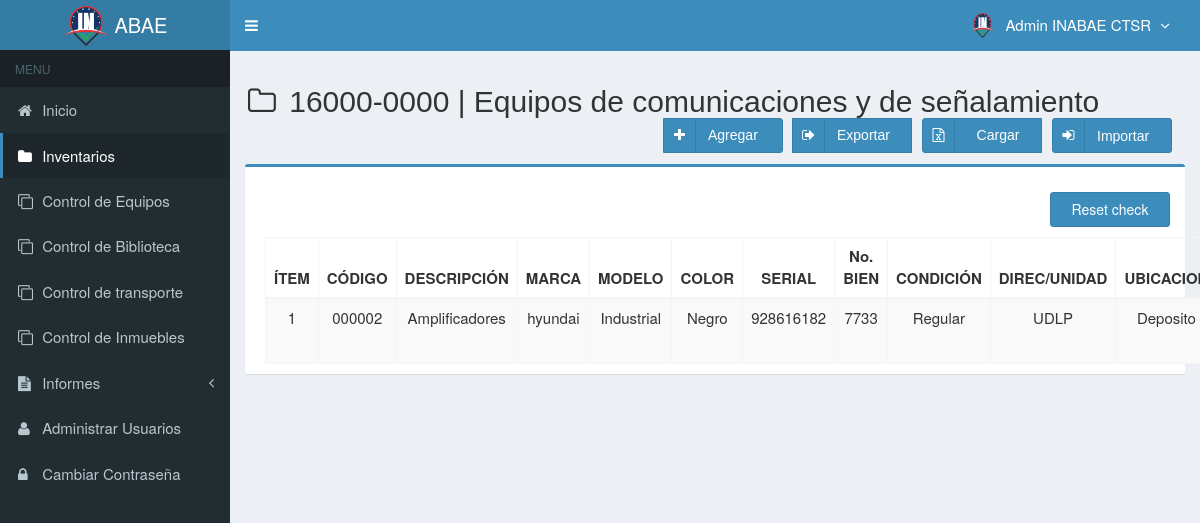
/main.php?module=inventario (signed in), run on the app's committed database.
### tables this page shows
CREATE TABLE `usuarios` (
  `id_user` int(3) NOT NULL,
  `username` varchar(50) NOT NULL,
  `name_user` varchar(50) NOT NULL,
  `cedula_user` int(20) NOT NULL,
  `password` varchar(50) NOT NULL,
  `email` varchar(50) DEFAULT NULL,
  `telefono` varchar(13) DEFAULT NULL,
  `foto` varchar(100) DEFAULT NULL,
  `permisos_acceso` varchar(30) NOT NULL,
  `status` enum('activo','bloqueado') NOT NULL DEFAULT 'activo',
  `created_at` timestamp NOT NULL DEFAULT CURRENT_TIMESTAMP,
  `updated_at` timestamp NOT NULL DEFAULT CURRENT_TIMESTAMP ON UPDATE CURRENT_TIMESTAMP,
  `sede` varchar(30) DEFAULT NULL
);

CREATE TABLE `inventario` (
  `categoria` varchar(300) NOT NULL,
  `codigo` varchar(10) NOT NULL,
  `serial` varchar(20) NOT NULL,
  `nombre` varchar(300) NOT NULL DEFAULT 'N/A',
  `marca` varchar(300) NOT NULL,
  `modelo` varchar(300) NOT NULL,
  `cantidad` int(10) NOT NULL DEFAULT '0',
  `clasificacion` varchar(300) NOT NULL DEFAULT 'N/A',
  `sede` varchar(300) NOT NULL,
  `pertenece` varchar(300) NOT NULL,
  `cedula` varchar(10) NOT NULL,
  `bienesN` varchar(20) NOT NULL,
  `color` varchar(10) NOT NULL,
  `descripcion` varchar(300) NOT NULL,
  `condicion` varchar(300) NOT NULL,
  `ubicacion` varchar(300) NOT NULL,
  `precio_compra` int(11) NOT NULL DEFAULT '0',
  `precio_venta` int(11) NOT NULL DEFAULT '0',
  `unidad` varchar(20) NOT NULL,
  `stock` int(11) NOT NULL DEFAULT '0',
  `estado` enum('chequeado','nochequeado') NOT NULL DEFAULT 'nochequeado',
  `created_user` int(3) NOT NULL,
  `created_date` timestamp NOT NULL DEFAULT CURRENT_TIMESTAMP,
  `updated_user` int(3) DEFAULT NULL,
  `updated_date` datetime NOT NULL DEFAULT CURRENT_TIMESTAMP,
  `tipo` varchar(300) DEFAULT NULL,
  `responsable` varchar(300) DEFAULT NULL,
  `uso` varchar(20) DEFAULT NULL,
  `detalles` varchar(300) NOT NULL DEFAULT 'N/A',
  `foto` varchar(100) DEFAULT NULL
);

### modules/inventario/view.php (the view, shortened to what this page needs)
<section class="content-header">
  <h2>
  <i class="fa fa-folder-o icon-title"></i> 16000-0000 | Equipos de comunicaciones y de señalamiento
    <form action="database/excel_to_mysql_comunicaciones.php" method="POST" enctype="multipart/form-data">
        <button class="btn btn-primary btn-social pull-right botones" name="archivoInput" data-toggle="tooltip"  onclick="return validarExt()">
          <i class="fa fa-sign-in"></i></i>Importar&nbsp;&nbsp;
        </button>
        <div class="btn-group pull-right" role="group" aria-label="Basic example">
          <a class="btn btn-primary btn-social pull-right botones" data-toggle="tooltip">
            <i class="fa fa-file-excel-o"></i>
            <div class="textoInput">
              Cargar
            </div>
          </a>
          <a class="btn btn-primary btn-social  pull-right botones" href="database\php_excel_comunicaciones.php" data-toggle="tooltip">
            <i class="fa fa-sign-out"></i></i>Exportar&nbsp;&nbsp;
          </a>
          <a class="btn btn-primary btn-social  pull-right botones" href="?module=form_inventario&form=add" data-toggle="tooltip">
            <i class="fa fa-plus"></i> Agregar&nbsp;&nbsp;
          </a>
        </div>
    </form>
  </h2>
</section>
<br/>
<section class="content">
  <div class="row">
    <div class="col-md-12">
      <div class="box box-primary">
        <div class="box-body">
          <table id="example" class="table table-bordered table-striped table-hover">
            <thead>
              <tr>
                <th class="center">ÍTEM</th>
                <th class="center">CÓDIGO</th>
                <th class="center">DESCRIPCIÓN</th>
                <th class="center">MARCA</th>
				        <th class="center">MODELO</th>
                <th class="center">COLOR</th>
                <th class="center">SERIAL</th>
                <th class="center">No. BIEN</th>
                <th class="center">CONDICIÓN</th>
                <th class="center">DIREC/UNIDAD</th>
                <th class="center">UBICACION</th>
              </tr>
            </thead>
            <tbody>
            <?php
            $no = 1;
            $query = mysqli_query($mysqli, "SELECT cedula_user,sede, id_user, name_user, foto, permisos_acceso FROM usuarios WHERE id_user='$_SESSION[id_user]'")
                                or die('error: '.mysqli_error($mysqli));
            $permiso = $_SESSION['permisos_acceso'];
            $sede = $_SESSION['sede'];
            if ($sede == 'CTSR' && $permiso == 'Super Admin') {
              $query = mysqli_query($mysqli, "SELECT * FROM inventario WHERE categoria= 'Comunicaciones' ORDER BY codigo DESC")
                or die('error: '.mysqli_error($mysqli));
            } else {
              $query = mysqli_query($mysqli, "SELECT * FROM inventario WHERE categoria= 'Comunicaciones' and sede LIKE '$sede' ORDER BY codigo DESC")
                                            or die('error: '.mysqli_error($mysqli));
            }
            while ($data = mysqli_fetch_assoc($query)) {
              echo "<tr>
                      <td width='50'  class='center'>$no</td>
                      <td width='100' class='center'>$data[codigo]</td>
                      <td width='100' class='center'>$data[descripcion]</td>
                      <td width='100' class='center'>$data[marca]</td>
                      <td width='100' class='center'>$data[modelo]</td>
                      <td width='100' class='center'>$data[color]</td>
                      <td width='100' class='center'>$data[serial]</td>
                      <td width='100' class='center'>$data[bienesN]</td>
                      <td width='100' class='center'>$data[condicion]</td>
                      <td width='100' class='center'>$data[unidad]</td>
                      <td width='100' class='center'>$data[ubicacion]</td>
                      <td width='100' class='center'>$data[responsable]</td>
                      <td width='100' class='center'>$data[cedula]</td>
                      <td width='100' class='center'>$data[sede]</td>
                      <td width='100' class='center'>$data[pertenece]</td>
                      <td width='130' class='center'  >
                    <div>
                    <a data-toggle='tooltip' data-placement='top' title='Modificar' style='margin-right:0.3px' class='btn btn-primary btn-xs' href='?module=form_inventario&form=edit&id=$data[codigo]'>
                        <i style='color:#fff' class='glyphicon glyphicon-edit'></i>
                    </a>";
            ?>
            <?php
              echo "    </div>
                      </td>
                    </tr>";
              $no++;
            }
            ?>
          <div class="row" style="height:35px;">
            <a class="btn btn-primary pull-right botones" id="reset" style="height:35px;">
              <i></i> Reset check
            </a>
          </div>
            </tbody>
          </table>
        </div>
      </div>
    </div>
  </div>
</section>

### top-menu.php (shortened to what this page needs)
<?php
require_once "config/database.php";
$query = mysqli_query($mysqli, "SELECT id_user, name_user, foto, permisos_acceso FROM usuarios WHERE id_user='$_SESSION[id_user]'")
                                or die('error: '.mysqli_error($mysqli));
$data = mysqli_fetch_assoc($query);
?>
<li class="dropdown user user-menu">
  <a href="#" class="dropdown-toggle" data-toggle="dropdown">
  <?php
  if ($data['foto']=="") { ?>
    <img src="images/user/INABAE_Logo.png" class="user-image" alt="User Image"/>
  <?php
  }
  else { ?>
    <img src="images/user/<?php echo $data['foto']; ?>" class="user-image" alt="User Image"/>
  <?php
  }
  ?>
    <span class="hidden-xs"><?php echo $data['name_user']; ?> <i style="margin-left:5px" class="fa fa-angle-down"></i></span>
  </a>
</li>

### assets/css/style.css (style rules this page uses)
.btn-social *:first-child { border-right: 1px solid rgba(0, 0, 0, 0.1); bottom: 0; font-size: 1em !important; left: 0; line-height: 32px !important; position: absolute; text-align: center; top: 0; width: 32px !important; }
.content-header { padding: 15px 18px 0; position: relative; }
.center { text-align:center; }
.icon-title { margin-right: 5px; }
body { background-color: #fff; color: #333; font-size: 15px; line-height: 1.42857; }

### modules/inventario/view.php (style rules this page uses)
.botones { height: 35px; margin-right: 10px; margin-bottom: 10px; width: 120px; }
.textoInput { margin-top:-21px; text-align: center; }

### data on the page
usuarios: name_user "Admin INABAE CTSR"
inventario: codigo "000002", descripcion "Amplificadores", marca "hyundai", modelo "Industrial", color "Negro", serial "928616182", bienesN "7733", condicion "Regular", unidad "UDLP", ubicacion "Deposito"
